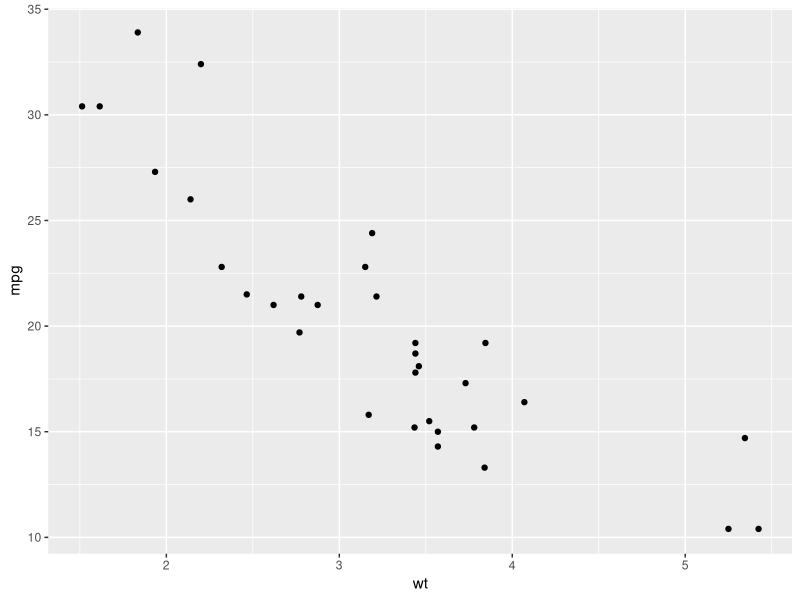
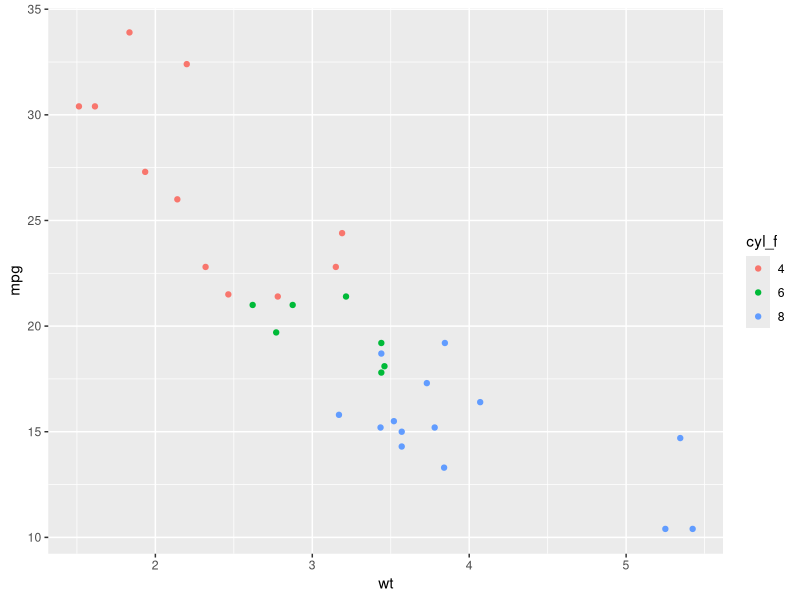
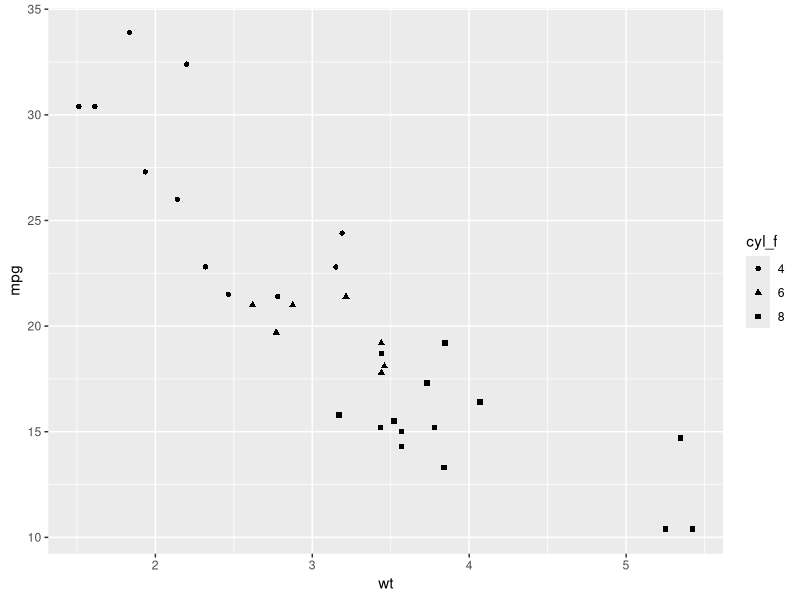
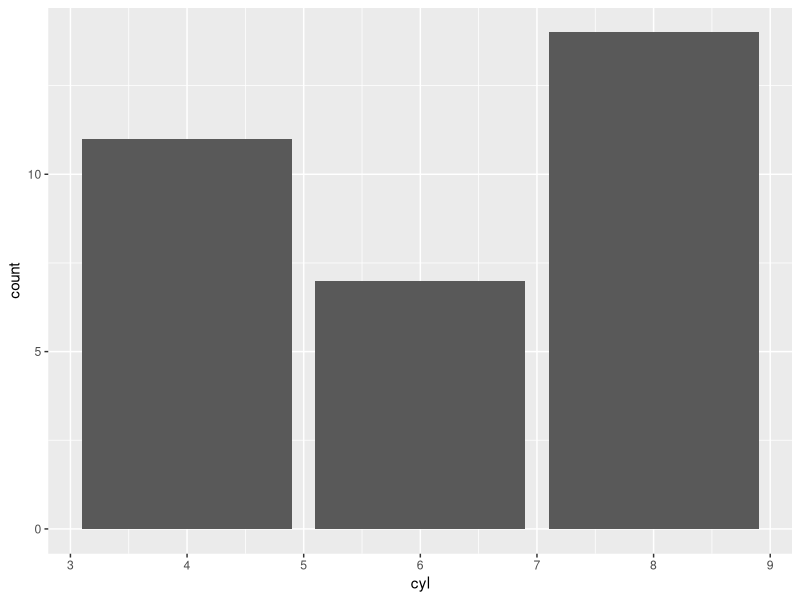
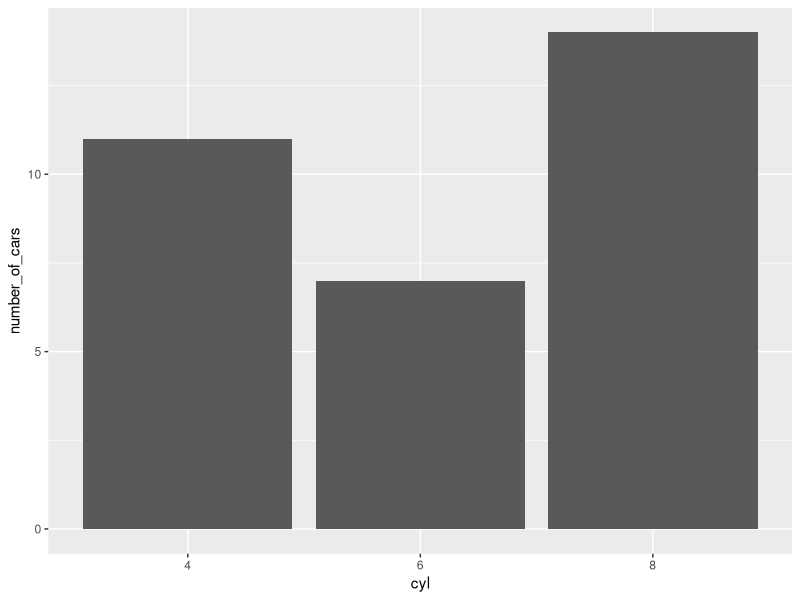
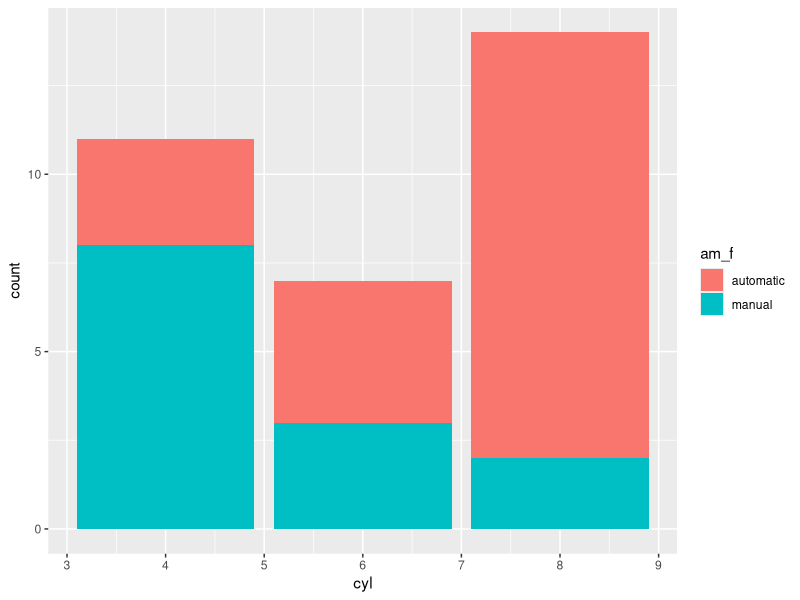
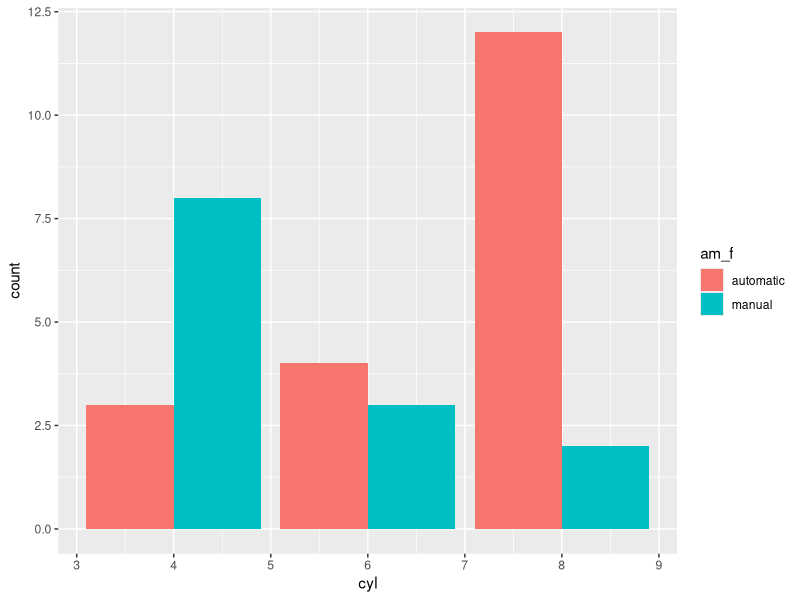
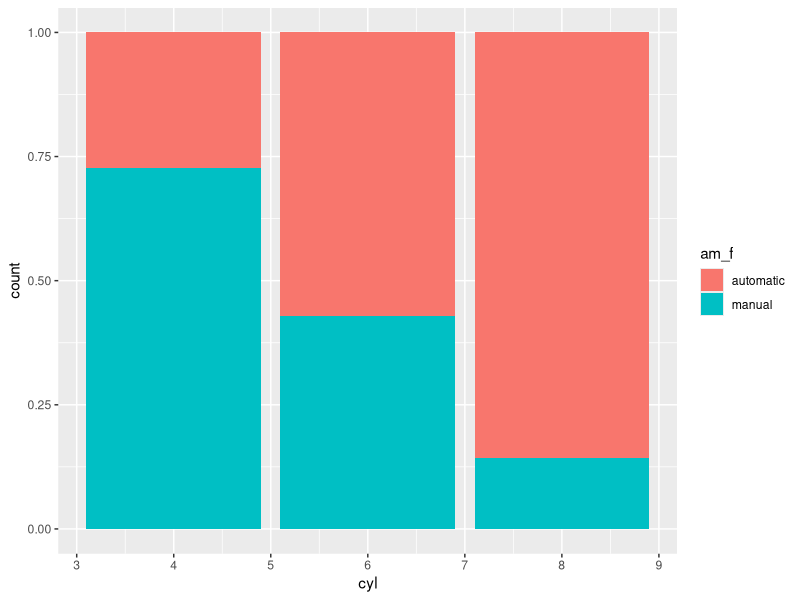

The R source for these figures, in order:
## ---- chunk 1
knitr::opts_chunk$set(echo = TRUE, fig.width = 6, fig.height = 4)
# install.packages("prettydoc")
# install.packages("svglite")
## ---- chunk 2
head(mtcars)
## ---- chunk 3
# Run install.packages("ggplot2") if ggplot2 is not yet installed
library(ggplot2)
ggplot(data = mtcars, mapping = aes(x = wt, y = mpg)) + 
  geom_point()
## ---- chunk 4
table(mtcars$cyl)
## ---- chunk 5
# First we check the class of cyl
class(mtcars$cyl)
# Because it is numeric, let's make cyl a factor so that we represent it as a categorical variable.
# We create a new variable in the dataframe, cyl_f, that is cyl converted to factor
mtcars$cyl_f <- factor(mtcars$cyl)

ggplot(data = mtcars, mapping = aes(x = wt, y = mpg, colour = cyl_f)) + 
  geom_point()
## ---- chunk 6

ggplot(data = mtcars, mapping = aes(x = wt, y = mpg, shape = cyl_f)) +
  geom_point()

## ---- chunk 7

#ggplot(data = mtcars, mapping = aes(x = wt, y = mpg, colour = qsec)) +
#  geom_point()
#ggplot(data = mtcars, mapping = aes(x = wt, y = mpg, shape = qsec)) +
#  geom_point()

## ---- chunk 8
ggplot(data = mtcars, mapping = aes(x = cyl)) +
  geom_bar()

# # The same as
# ggplot(data = mtcars, mapping = aes(x = cyl)) +
#   geom_bar(stat = "count")
## ---- chunk 9
# Let's create the data frame
counts_by_cyl_data_frame <- as.data.frame(table(mtcars$cyl))
names(counts_by_cyl_data_frame) <- c("cyl", "number_of_cars")

ggplot(data = counts_by_cyl_data_frame, mapping = aes(x = cyl, y = number_of_cars)) +
  geom_col()
## ---- chunk 10
# # The same as
# ggplot(data = counts_by_cyl_data_frame, mapping = aes(x = cyl, y = number_of_cars)) +
#   geom_bar(stat = "identity")
## ---- chunk 11
# First we make am factor, and we can change the 0/1 notation for a more informative notation: automatic/manual
mtcars$am_f <- factor(mtcars$am, levels = c(0, 1), labels = c("automatic","manual"))

ggplot(data = mtcars, mapping = aes(x = cyl, fill = am_f)) +
  geom_bar()
## ---- chunk 12
ggplot(data = mtcars, mapping = aes(x = cyl, fill = am_f)) +
  geom_bar(position = "dodge")
## ---- chunk 13

ggplot(data = mtcars, mapping = aes(x = cyl, fill = am_f)) +
  geom_bar(position = "fill")

## ---- chunk 14
ggplot(data = iris, mapping = aes(x = Sepal.Width)) +
  geom_histogram(binwidth = 0.1)
## ---- chunk 15
ggplot(data = iris, mapping = aes(x = Sepal.Width, fill = Species)) +
  geom_histogram(binwidth = 0.1) 
## ---- chunk 16
ggplot(data = iris, mapping = aes(x = Sepal.Width, fill = Species)) +
  geom_histogram(binwidth = 0.1) +
  facet_grid(Species ~ .)
## ---- chunk 17

iris$Petal.Type[iris$Petal.Length >= 4 ] <- "Long"
iris$Petal.Type[iris$Petal.Length < 4 ] <- "Short"

ggplot(data = iris, mapping = aes(x = Sepal.Width, fill = Species)) +
  geom_histogram(binwidth = 0.1) +
  facet_grid(Species ~ Petal.Type)

ggplot(data = iris, mapping = aes(x = Sepal.Width, fill = Species)) +
  geom_histogram(binwidth = 0.1) +
  facet_grid(Species + Petal.Type ~ .)

ggplot(data = iris, mapping = aes(x = Sepal.Width, fill = Species)) +
  geom_histogram(binwidth = 0.1) +
  facet_wrap(~ Species + Petal.Type)

## ---- chunk 18
ggplot(data = iris, mapping = aes(x = Sepal.Width, fill = Species)) +
  geom_histogram(binwidth = 0.1) +
  facet_grid(Species ~ .) +
  scale_fill_manual(values = c("darkorange", "darkgray", "black"))
## ---- chunk 19
# We save the common part of the plot in a variable and then we can add more components with the "+" sign
p <- ggplot(data = iris, mapping = aes(x = Sepal.Width, fill = Species)) +
  geom_histogram(binwidth = 0.1) +
  facet_grid(Species ~ .)

# Option A:
p + scale_fill_manual(values = c("darkorange", "darkgray", "black"), name = "Species name") +
  scale_x_continuous(name = "Sepal width") + 
  ggtitle("Iris sepal variation")

# Option B:
# p + scale_fill_manual(values = c("darkorange", "darkgray", "black")) +
#   labs(title = "Iris sepal variation", x = "Sepal width", fill = "Species name")
## ---- chunk 20
ggplot(data = iris, mapping = aes(x = Sepal.Width, y = Sepal.Length)) +
  geom_point() +
  theme_classic()
## ---- chunk 21
p + scale_fill_manual(values = c("darkorange", "darkgray", "black")) +
  labs(title = "Iris sepal variation", x = "Sepal width", fill = "Species name", caption = "from iris dataset", subtitle = "in three species", tag = "A")
## ---- chunk 22
p <- ggplot(data = iris, mapping = aes(x = Sepal.Width, y = Sepal.Length)) + geom_point()
ggsave(filename = "plot.png", plot = p, width = 6, height = 4) # in inches by default
## ---- chunk 23
png(filename = "plot.png", width = 600, height = 400, res = 150) # In pixels by default
p
dev.off()
## ---- chunk 24
ggsave("plot.png", p, width = 6, height = 4)
ggsave("plot.svg", p, width = 6, height = 4)
## ---- chunk 25
q <- ggplot(data = economics, mapping = aes(date, unemploy)) +
  geom_line() +
  labs(x = "Year", y = "Unemployment", title = "Evolution of unemployment")

ggsave("plot.png", q, width = 7, height = 4)
